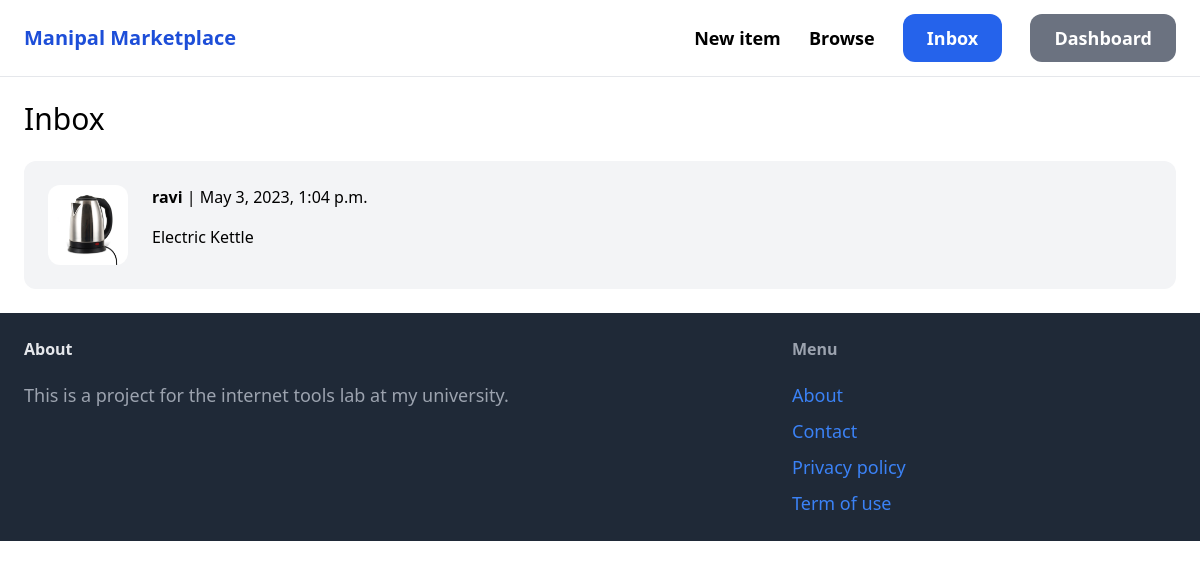
The page /inbox/ (signed in) on the database its author committed.
### conversation/models.py (models this page shows)
class Conversation(models.Model):
    item = models.ForeignKey(Item, related_name='conversations', on_delete=models.CASCADE)
    members = models.ManyToManyField(User, related_name='conversations')
    created_at = models.DateTimeField(auto_now_add=True)
    modified_at = models.DateTimeField(auto_now=True)
    class Meta:
        ordering = ('-modified_at',)

### item/models.py (models this page shows, shortened)
class Item(models.Model):
    category = models.ForeignKey(Category, related_name='items', on_delete=models.CASCADE)
    name = models.CharField(max_length=255)
    description = models.TextField(blank=True, null=True)
    price = models.FloatField()
    image = models.ImageField(upload_to='item_images', blank=True, null=True)
    is_sold = models.BooleanField(default=False)
    created_by = models.ForeignKey(User, related_name='items', on_delete=models.CASCADE)
    created_at = models.DateTimeField(auto_now_add=True)

### conversation/views.py (the view)
# urls.py: path('', views.inbox, name='inbox'),
@login_required
def inbox(request):
    conversations = Conversation.objects.filter(members__in=[request.user.id])
    return render(request, 'conversation/inbox.html', {
        'conversations': conversations
    })

### conversation/templates/conversation/inbox.html (shortened to what this page needs)
{% extends 'core/base.html' %}
{% block content %}
<h1 class="mb-6 text-3xl">Inbox</h1>
<div class="space-y-6">
    {% for conversation in conversations %}
        <a href="{% url 'conversation:detail' conversation.id %}">
            <div class="p-6 flex bg-gray-100 rounded-xl">
                <div class="pr-6">
                    <img src="{{ conversation.item.image.url }}" class="w-20 rounded-xl">
                </div>
                <div>
                    {% for member in conversation.members.all %}
                        {% if member != request.user %}
                            <p class="mb-4"><strong>{{ member.username }}</strong> | {{ conversation.modified_at }}</p>
                            <p>{{ conversation.item.name }}</p>
                        {% endif %}
                    {% endfor %}
                </div>
            </div>
        </a>
    {% endfor %}
</div>
{% endblock %}

### rows shown on the page
Conversation: item.image (picture), modified_at "May 3, 2023, 1:04 p.m.", item.name "Electric Kettle"

### other values the page prints
{{ member.username }} "ravi"
